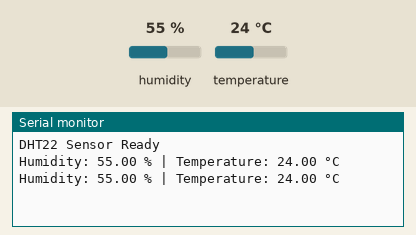
Simulated run of this sketch. Board: ESP32. On the bench: the last lines printed to the serial monitor. The test bench sets the inputs (shaded band); at power-on: humidity 55 %, temperature 24 °C.

Above: at 2.8 s.
2.9 s: humidity set to 22 %
At 5.2 s:
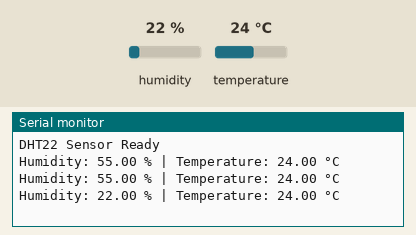
5.6 s: temperature set to 12 °C
At 7.2 s:
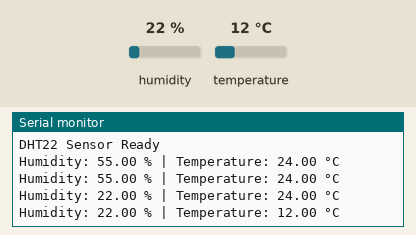
8.3 s: humidity set to 40 %
At 10.7 s:
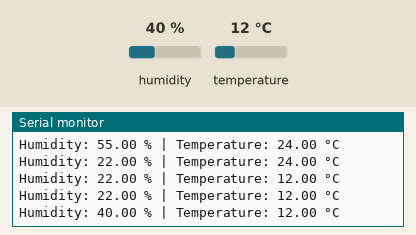
Timing chart, 0 to 12.2 s (numbered marks = the images above; inputs shaded):
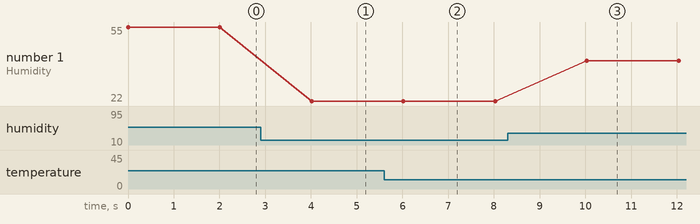

Measured:
- after the input at 2.9 s, the serial monitor: prints a new line after 1.1 s (image 1)
- after the input at 5.6 s, the serial monitor: prints a new line after 0.42 s (image 2)
- after the input at 8.3 s, the serial monitor: prints a new line after 1.7 s (image 3)
- plotted number 1: 22 → 40 after the input at 8.3 s

The sketch:

sketch.ino
```cpp
#include "DHT.h"

#define DHTPIN 4
#define DHTTYPE DHT22

DHT dht(DHTPIN, DHTTYPE);

void setup() {
  Serial.begin(115200);
  dht.begin();
  Serial.println("DHT22 Sensor Ready");
}

void loop() {
  float humidity = dht.readHumidity();
  float temperature = dht.readTemperature();

  if (isnan(humidity) || isnan(temperature)) {
    Serial.println("Failed to read from DHT22!");
  }
  else {
    Serial.print("Humidity: ");
    Serial.print(humidity);
    Serial.print(" % | Temperature: ");
    Serial.print(temperature);
    Serial.println(" °C");
  }

  delay(2000);
}
```
